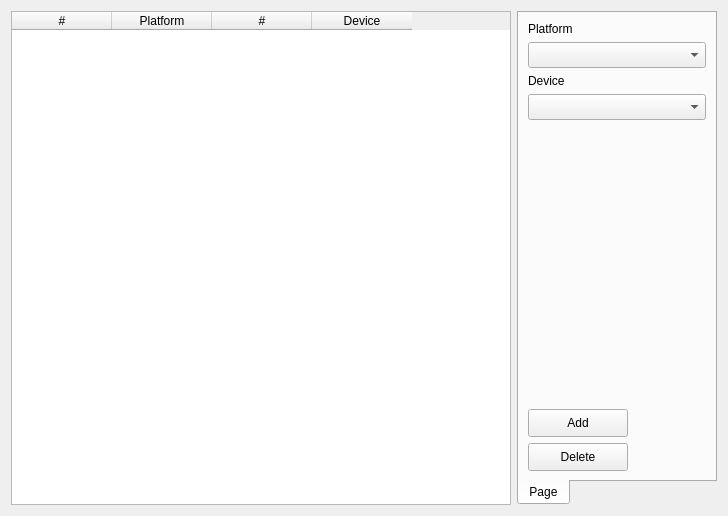
<?xml version="1.0" encoding="UTF-8"?>
<ui version="4.0">
 <class>OpenClFrame</class>
 <widget class="QWidget" name="OpenClFrame">
  <property name="geometry">
   <rect>
    <x>0</x>
    <y>0</y>
    <width>696</width>
    <height>516</height>
   </rect>
  </property>
  <property name="windowTitle">
   <string>Form</string>
  </property>
  <layout class="QHBoxLayout" name="horizontalLayout" stretch="0,0">
   <item>
    <widget class="QTableWidget" name="tblDevices">
     <property name="minimumSize">
      <size>
       <width>500</width>
       <height>400</height>
      </size>
     </property>
     <property name="maximumSize">
      <size>
       <width>400</width>
       <height>16777215</height>
      </size>
     </property>
     <property name="horizontalScrollBarPolicy">
      <enum>Qt::ScrollBarAlwaysOff</enum>
     </property>
     <property name="editTriggers">
      <set>QAbstractItemView::NoEditTriggers</set>
     </property>
     <property name="showDropIndicator" stdset="0">
      <bool>true</bool>
     </property>
     <property name="alternatingRowColors">
      <bool>false</bool>
     </property>
     <property name="selectionBehavior">
      <enum>QAbstractItemView::SelectRows</enum>
     </property>
     <property name="showGrid">
      <bool>false</bool>
     </property>
     <property name="sortingEnabled">
      <bool>false</bool>
     </property>
     <property name="wordWrap">
      <bool>false</bool>
     </property>
     <property name="cornerButtonEnabled">
      <bool>false</bool>
     </property>
     <property name="rowCount">
      <number>0</number>
     </property>
     <property name="columnCount">
      <number>4</number>
     </property>
     <attribute name="horizontalHeaderVisible">
      <bool>true</bool>
     </attribute>
     <attribute name="horizontalHeaderHighlightSections">
      <bool>true</bool>
     </attribute>
     <attribute name="horizontalHeaderStretchLastSection">
      <bool>false</bool>
     </attribute>
     <attribute name="verticalHeaderVisible">
      <bool>false</bool>
     </attribute>
     <attribute name="verticalHeaderHighlightSections">
      <bool>false</bool>
     </attribute>
     <column>
      <property name="text">
       <string>#</string>
      </property>
     </column>
     <column>
      <property name="text">
       <string>Platform</string>
      </property>
     </column>
     <column>
      <property name="text">
       <string>#</string>
      </property>
     </column>
     <column>
      <property name="text">
       <string>Device</string>
      </property>
     </column>
    </widget>
   </item>
   <item>
    <widget class="tabPanel" name="tPanel">
     <property name="minimumSize">
      <size>
       <width>200</width>
       <height>0</height>
      </size>
     </property>
     <property name="maximumSize">
      <size>
       <width>16777215</width>
       <height>16777215</height>
      </size>
     </property>
     <property name="autoFillBackground">
      <bool>false</bool>
     </property>
     <property name="styleSheet">
      <string notr="true"/>
     </property>
     <property name="tabPosition">
      <enum>QTabWidget::South</enum>
     </property>
     <property name="currentIndex">
      <number>0</number>
     </property>
     <property name="elideMode">
      <enum>Qt::ElideMiddle</enum>
     </property>
     <property name="tabsClosable">
      <bool>false</bool>
     </property>
     <widget class="QWidget" name="vLayout">
      <attribute name="title">
       <string>Page</string>
      </attribute>
      <layout class="QVBoxLayout" name="verticalLayout_3">
       <item>
        <widget class="QLabel" name="label">
         <property name="text">
          <string>Platform</string>
         </property>
        </widget>
       </item>
       <item>
        <widget class="QComboBox" name="cmbPlatform">
         <property name="minimumSize">
          <size>
           <width>150</width>
           <height>26</height>
          </size>
         </property>
         <property name="maximumSize">
          <size>
           <width>16777215</width>
           <height>26</height>
          </size>
         </property>
        </widget>
       </item>
       <item>
        <widget class="QLabel" name="label_2">
         <property name="text">
          <string>Device</string>
         </property>
        </widget>
       </item>
       <item>
        <widget class="QComboBox" name="cmbDevice">
         <property name="minimumSize">
          <size>
           <width>150</width>
           <height>26</height>
          </size>
         </property>
         <property name="maximumSize">
          <size>
           <width>16777215</width>
           <height>26</height>
          </size>
         </property>
        </widget>
       </item>
       <item>
        <spacer name="vSpacer">
         <property name="orientation">
          <enum>Qt::Vertical</enum>
         </property>
         <property name="sizeHint" stdset="0">
          <size>
           <width>20</width>
           <height>40</height>
          </size>
         </property>
        </spacer>
       </item>
       <item>
        <widget class="QPushButton" name="btnAdd">
         <property name="minimumSize">
          <size>
           <width>100</width>
           <height>28</height>
          </size>
         </property>
         <property name="maximumSize">
          <size>
           <width>100</width>
           <height>26</height>
          </size>
         </property>
         <property name="text">
          <string>Add</string>
         </property>
        </widget>
       </item>
       <item>
        <widget class="QPushButton" name="btnDelete">
         <property name="minimumSize">
          <size>
           <width>100</width>
           <height>28</height>
          </size>
         </property>
         <property name="maximumSize">
          <size>
           <width>100</width>
           <height>26</height>
          </size>
         </property>
         <property name="text">
          <string>Delete</string>
         </property>
        </widget>
       </item>
      </layout>
     </widget>
    </widget>
   </item>
  </layout>
 </widget>
 <customwidgets>
  <customwidget>
   <class>tabPanel</class>
   <extends>QTabWidget</extends>
   <header>controls/tabpanel.h</header>
   <container>1</container>
  </customwidget>
 </customwidgets>
 <resources/>
 <connections/>
</ui>
